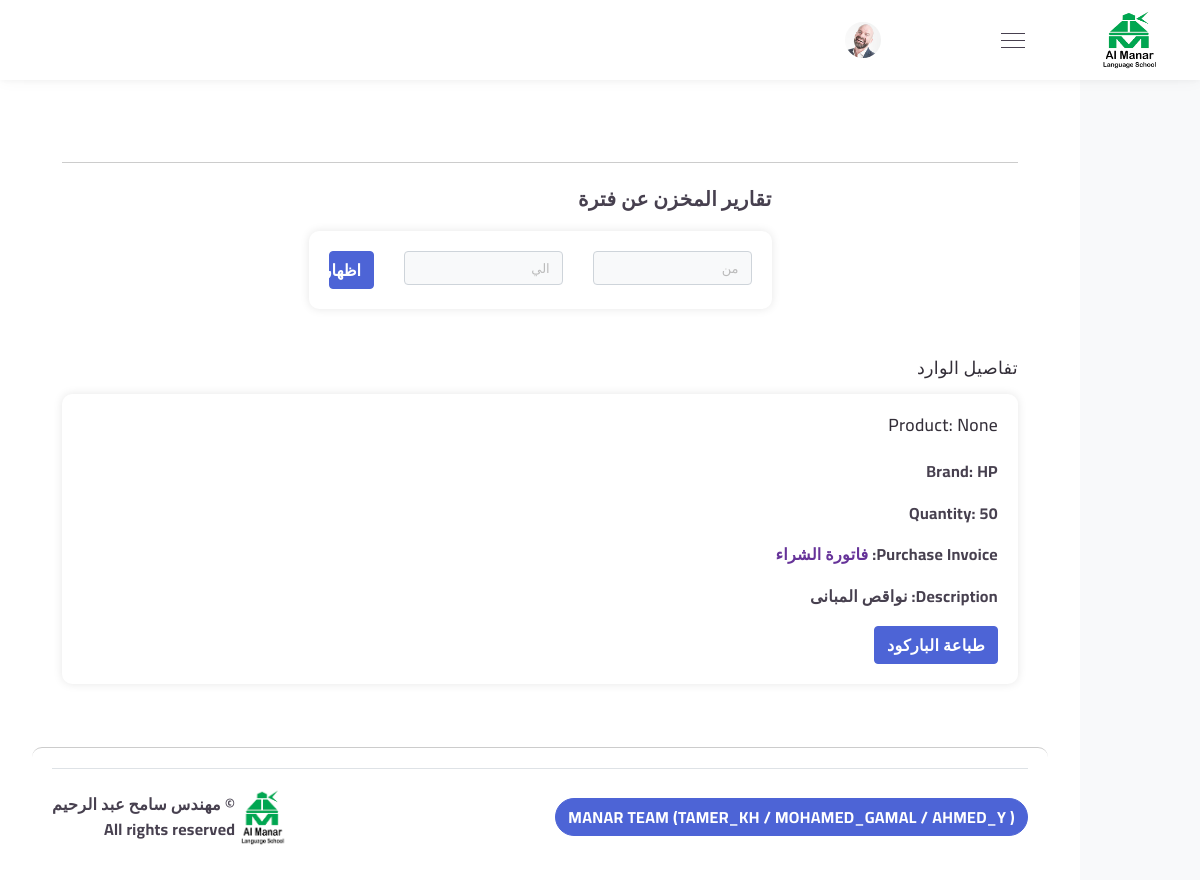
Page /home2/incoming/7/ on the committed database.
### Inventory/models.py (models this page shows, shortened)
class Incoming(models.Model):
    product_category = models.ManyToManyField(Product_Category, related_name='incomings')
    brand = models.ForeignKey(Brand, on_delete=models.CASCADE, related_name='incomings')
    quantity = models.PositiveIntegerField()
    purchase_invoice = models.ImageField(upload_to='purchase_invoices/')
    purchase_date = models.DateField(auto_now_add=True)
    description = models.TextField()

class Brand(models.Model):
    name = models.CharField(max_length=100)
    category = models.ForeignKey(Product_Category, on_delete=models.CASCADE, related_name='brands')
    def __str__(self):
        return self.name

### Inventory/views.py (the view)
# urls.py: path('home2/incoming/<int:pk>/', views.incomingdetail, name='incoming_detail'), # Mohamed Gamal edit
def incomingdetail(request, pk):
    incoming = get_object_or_404(Incoming, pk=pk)
    return render(request, 'incoming_detail.html', {'incoming': incoming})

### Inventory/templates/incoming_detail.html
{% extends 'base.html' %}
{% block content %}
<h4 class="card-title mb-3">تفاصيل الوارد</h4>
<div class="card">
  <div class="card-body">
    <h5 class="card-title">Product: {{ incoming.product_category.name }}</h5>
    <p class="card-text">Brand: {{ incoming.brand }}</p>
    <p class="card-text">Quantity: {{ incoming.quantity }}</p>
    <p class="card-text">Purchase Invoice: <a href="{{ incoming.purchase_invoice.url }}" target="_blank">فاتورة الشراء</a></p>
    <p class="card-text">Description: {{ incoming.description }}</p>
    <a class="btn btn-primary" href="{% url 'Inventory:print_barcode' incoming.pk %}">طباعة الباركود</a>
  </div>
</div>
{% endblock %}

### Inventory/templates/base.html (style rules this page uses)
body { font-size: 16px; font-weight: bold; background-color: #f8f9fa; }
.card { box-shadow: 0 0 10px rgba(0, 0, 0, 0.1); }
.card-body { padding: 20px; }
.btn-primary { background-color: #4d64d6; border-color: #4d64d6; font-size: 16px; font-weight: bold; }

### rows in the picture
Incoming: product_category.name "None", brand "HP", quantity "50", description "نواقص المبانى"
